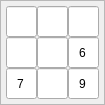
   <widget class="QFrame" name="frame_17">
    <property name="geometry">
     <rect>
      <x>211</x>
      <y>392</y>
      <width>101</width>
      <height>101</height>
     </rect>
    </property>
    <property name="minimumSize">
     <size>
      <width>0</width>
      <height>0</height>
     </size>
    </property>
    <property name="maximumSize">
     <size>
      <width>135</width>
      <height>135</height>
     </size>
    </property>
    <property name="styleSheet">
     <string notr="true"/>
    </property>
    <property name="frameShape">
     <enum>QFrame::StyledPanel</enum>
    </property>
    <property name="frameShadow">
     <enum>QFrame::Raised</enum>
    </property>
    <layout class="QGridLayout" name="gridLayout_17">
     <property name="leftMargin">
      <number>5</number>
     </property>
     <property name="topMargin">
      <number>5</number>
     </property>
     <property name="rightMargin">
      <number>5</number>
     </property>
     <property name="bottomMargin">
      <number>5</number>
     </property>
     <property name="spacing">
      <number>0</number>
     </property>
     <item row="1" column="2">
      <widget class="QLineEdit" name="cell_13_8">
       <property name="enabled">
        <bool>true</bool>
       </property>
       <property name="minimumSize">
        <size>
         <width>31</width>
         <height>31</height>
        </size>
       </property>
       <property name="maximumSize">
        <size>
         <width>31</width>
         <height>31</height>
        </size>
       </property>
       <property name="font">
        <font>
         <pointsize>9</pointsize>
        </font>
       </property>
       <property name="inputMask">
        <string>9</string>
       </property>
       <property name="text">
        <string>6</string>
       </property>
       <property name="alignment">
        <set>Qt::AlignCenter</set>
       </property>
       <property name="readOnly">
        <bool>true</bool>
       </property>
      </widget>
     </item>
     <item row="0" column="2">
      <widget class="QLineEdit" name="cell_12_8">
       <property name="enabled">
        <bool>true</bool>
       </property>
       <property name="minimumSize">
        <size>
         <width>31</width>
         <height>31</height>
        </size>
       </property>
       <property name="maximumSize">
        <size>
         <width>31</width>
         <height>31</height>
        </size>
       </property>
       <property name="font">
        <font>
         <pointsize>9</pointsize>
        </font>
       </property>
       <property name="inputMask">
        <string>9</string>
       </property>
       <property name="text">
        <string/>
       </property>
       <property name="alignment">
        <set>Qt::AlignCenter</set>
       </property>
       <property name="readOnly">
        <bool>true</bool>
       </property>
      </widget>
     </item>
     <item row="1" column="1">
      <widget class="QLineEdit" name="cell_13_7">
       <property name="enabled">
        <bool>true</bool>
       </property>
       <property name="minimumSize">
        <size>
         <width>31</width>
         <height>31</height>
        </size>
       </property>
       <property name="maximumSize">
        <size>
         <width>31</width>
         <height>31</height>
        </size>
       </property>
       <property name="font">
        <font>
         <pointsize>9</pointsize>
        </font>
       </property>
       <property name="inputMask">
        <string>9</string>
       </property>
       <property name="text">
        <string/>
       </property>
       <property name="alignment">
        <set>Qt::AlignCenter</set>
       </property>
       <property name="readOnly">
        <bool>true</bool>
       </property>
      </widget>
     </item>
     <item row="1" column="0">
      <widget class="QLineEdit" name="cell_13_6">
       <property name="enabled">
        <bool>true</bool>
       </property>
       <property name="minimumSize">
        <size>
         <width>31</width>
         <height>31</height>
        </size>
       </property>
       <property name="maximumSize">
        <size>
         <width>31</width>
         <height>31</height>
        </size>
       </property>
       <property name="font">
        <font>
         <pointsize>9</pointsize>
        </font>
       </property>
       <property name="inputMask">
        <string>9</string>
       </property>
       <property name="text">
        <string/>
       </property>
       <property name="alignment">
        <set>Qt::AlignCenter</set>
       </property>
       <property name="readOnly">
        <bool>true</bool>
       </property>
      </widget>
     </item>
     <item row="2" column="1">
      <widget class="QLineEdit" name="cell_14_7">
       <property name="enabled">
        <bool>true</bool>
       </property>
       <property name="minimumSize">
        <size>
         <width>31</width>
         <height>31</height>
        </size>
       </property>
       <property name="maximumSize">
        <size>
         <width>31</width>
         <height>31</height>
        </size>
       </property>
       <property name="font">
        <font>
         <pointsize>9</pointsize>
        </font>
       </property>
       <property name="inputMask">
        <string>9</string>
       </property>
       <property name="text">
        <string/>
       </property>
       <property name="alignment">
        <set>Qt::AlignCenter</set>
       </property>
       <property name="readOnly">
        <bool>true</bool>
       </property>
      </widget>
     </item>
     <item row="2" column="0">
      <widget class="QLineEdit" name="cell_14_6">
       <property name="enabled">
        <bool>true</bool>
       </property>
       <property name="minimumSize">
        <size>
         <width>31</width>
         <height>31</height>
        </size>
       </property>
       <property name="maximumSize">
        <size>
         <width>31</width>
         <height>31</height>
        </size>
       </property>
       <property name="font">
        <font>
         <pointsize>9</pointsize>
        </font>
       </property>
       <property name="inputMask">
        <string>9</string>
       </property>
       <property name="text">
        <string>7</string>
       </property>
       <property name="alignment">
        <set>Qt::AlignCenter</set>
       </property>
       <property name="readOnly">
        <bool>true</bool>
       </property>
      </widget>
     </item>
     <item row="2" column="2">
      <widget class="QLineEdit" name="cell_14_8">
       <property name="enabled">
        <bool>true</bool>
       </property>
       <property name="minimumSize">
        <size>
         <width>31</width>
         <height>31</height>
        </size>
       </property>
       <property name="maximumSize">
        <size>
         <width>31</width>
         <height>31</height>
        </size>
       </property>
       <property name="font">
        <font>
         <pointsize>9</pointsize>
        </font>
       </property>
       <property name="inputMask">
        <string>9</string>
       </property>
       <property name="text">
        <string>9</string>
       </property>
       <property name="alignment">
        <set>Qt::AlignCenter</set>
       </property>
       <property name="readOnly">
        <bool>true</bool>
       </property>
      </widget>
     </item>
     <item row="0" column="1">
      <widget class="QLineEdit" name="cell_12_7">
       <property name="enabled">
        <bool>true</bool>
       </property>
       <property name="minimumSize">
        <size>
         <width>31</width>
         <height>31</height>
        </size>
       </property>
       <property name="maximumSize">
        <size>
         <width>31</width>
         <height>31</height>
        </size>
       </property>
       <property name="font">
        <font>
         <pointsize>9</pointsize>
        </font>
       </property>
       <property name="inputMask">
        <string>9</string>
       </property>
       <property name="text">
        <string/>
       </property>
       <property name="alignment">
        <set>Qt::AlignCenter</set>
       </property>
       <property name="readOnly">
        <bool>true</bool>
       </property>
      </widget>
     </item>
     <item row="0" column="0">
      <widget class="QLineEdit" name="cell_12_6">
       <property name="enabled">
        <bool>true</bool>
       </property>
       <property name="minimumSize">
        <size>
         <width>31</width>
         <height>31</height>
        </size>
       </property>
       <property name="maximumSize">
        <size>
         <width>31</width>
         <height>31</height>
        </size>
       </property>
       <property name="font">
        <font>
         <pointsize>9</pointsize>
        </font>
       </property>
       <property name="inputMask">
        <string>9</string>
       </property>
       <property name="text">
        <string/>
       </property>
       <property name="alignment">
        <set>Qt::AlignCenter</set>
       </property>
       <property name="readOnly">
        <bool>true</bool>
       </property>
      </widget>
     </item>
    </layout>
   </widget>
